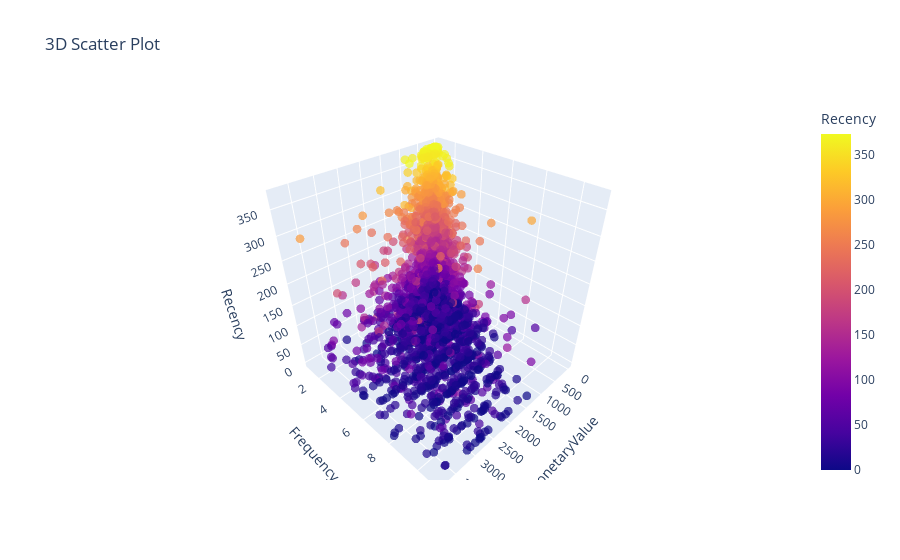

The cell this chart's notebook holds for it:
### Code cell
fig = px.scatter_3d(non_outlier_df, x="MonetaryValue", y="Frequency", z="Recency", color="Recency", title="3D Scatter Plot", opacity=0.7, )
fig.update_traces(marker=dict(size=3),
                  selector=dict(mode='markers'))
fig.show()

### Figure 1 — Plotly figure (JSON) as saved in the notebook; plotly's stock layout.template omitted (floating-point values rounded to 4 significant figures; data arrays with more than 128 entries replaced by an {"elided": "..."} marker saying what was removed)
{"data": [{"hovertemplate": "MonetaryValue=%{x}<br>Frequency=%{y}<br>Recency=%{marker.color}<extra></extra>", "legendgroup": "", "marker": {"color": {"elided": "3809 int values"}, "coloraxis": "coloraxis", "opacity": 0.7, "size": 3, "symbol": "circle"}, "mode": "markers", "name": "", "scene": "scene", "showlegend": false, "type": "scatter3d", "x": {"elided": "3809 float values"}, "y": {"elided": "3809 int values"}, "z": {"elided": "3809 int values"}}], "layout": {"coloraxis": {"colorbar": {"title": {"text": "Recency"}}, "colorscale": [[0, "#0d0887"], [0.1111, "#46039f"], [0.2222, "#7201a8"], [0.3333, "#9c179e"], [0.4444, "#bd3786"], [0.5556, "#d8576b"], [0.6667, "#ed7953"], [0.7778, "#fb9f3a"], [0.8889, "#fdca26"], [1, "#f0f921"]]}, "legend": {"tracegroupgap": 0}, "scene": {"domain": {"x": [0, 1], "y": [0, 1]}, "xaxis": {"title": {"text": "MonetaryValue"}}, "yaxis": {"title": {"text": "Frequency"}}, "zaxis": {"title": {"text": "Recency"}}}, "title": {"text": "3D Scatter Plot"}}}
